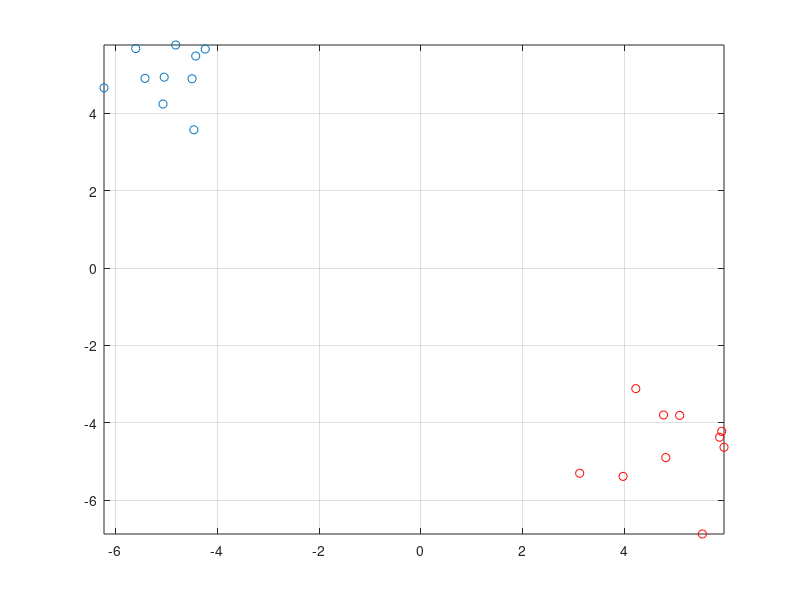

The MATLAB source for this figure: (Note: this script raises an error after producing the figure.)
%% Logistic regression as a binary classifier
% Caution - labels are either 0 or 1

clear all; close all; clc; rng('default')

figure % figure 1

% generate data
n=20; % number of training set
m=floor(n/2); % number of negative set 
x=zeros(n,2); 
x(1:m,:)=randn(m,2)+repmat([-5 5],n-m,1); % features of negative set 
x(m+1:n,:)=randn(n-m,2)+repmat([5 -5],n-m,1); % features of positive set
y=zeros(n,1); % labels of negative set   
y(m+1:n,1)=ones(n-m,1); % labels of positive set 
A=[ones(n,1) x]; % design matrix
plot(x(1:m,1),x(1:m,2),'o',x(m+1:n,1),x(m+1:n,2),'or'); hold on; grid on
x_min=min(x);
x_max=max(x);
axis([x_min(1) x_max(1) x_min(2) x_max(2)])

% optimization
N_Features=size(A,2); % number of features including 1
initial_th=zeros(N_Features,1); % initial theta
options=optimset('GradObj','on','MaxIter',1000);
final_th=fmincg(@(th)cost(th,A,y),initial_th,options);

% decison boundary
c=final_th 
x1p=[x_min(1) x_max(1)];
x2p=(-c(1)-c(2)*x1p)./c(3);
plot(x1p,x2p,'-b'); hold on
pause(1)

%% Optimal margin classifier - Quadratic program formulation
% Caution - labels are either -1 or 1

% min \f{1}{2}x'*H*x+f'*x
H=diag([0 1 1]); 
f=[0; 0; 0];
% subject to A*x \le b
A=[ones(n,1) x]; % design matrix
y_plus_minus=y;
y_plus_minus(y==0)=-1; % Caution - labels are either -1 or 1
B=repmat(y_plus_minus,[1 3]);
A_ineq=-1*repmat(y_plus_minus,[1 3]).*A;
b_ineq=-1*ones(n,1);
% quadratic programing
final_th2=quadprog(H,f,A_ineq,b_ineq);

% decison boundary
c2=final_th2 
x1p=[x_min(1) x_max(1)];
x2p=(-c2(1)-c2(2)*x1p)./c2(3);
plot(x1p,x2p,'-r'); hold on
pause(1)

% report distance of positive and negative inputs from decison boundary
d=(y_plus_minus.*(A*final_th2))/sqrt(final_th2(2)^2+final_th2(3)^2);
d1=min(abs(d(1:m))) % distance of negative inputs from decison boundary 
d2=min(abs(d(m+1:end))) % distance of positive inputs from decison boundary

%% Optimal margin classifier - dual formulation
% Caution - labels are either -1 or 1

% min \f{1}{2}x'*H*x+f'*x
A=[ones(n,1) x]; % design matrix
A_temp=A(:,2:end);
Part_1=A_temp*A_temp';
y_plus_minus=y;
y_plus_minus(y==0)=-1; % Caution - labels are either -1 or 1
Part_2=y_plus_minus*y_plus_minus';
H=Part_1.*Part_2; %+10^(-10)*eye(n); % regularization +e-10*eye(n) 
f=-ones(1,n);
% subject to A*x \le b
A_ineq=(-1)*eye(n);
b_ineq=zeros(n,1);
% subject to A_eq*x = b_eq
A_eq=y_plus_minus';
b_eq=0;
% options
options=optimset('MaxIter',2000);
% quadratic programing - dual
[al,~,exitflag]=quadprog(H,f,A_ineq,b_ineq,A_eq,b_eq,[],[],[],options);
% back to original
final_th3=sum(repmat(al,[1 2]).*repmat(y_plus_minus,[1 2]).*x)';
Part_1=max(x(1:m,:)*final_th3);
Part_2=min(x(m+1:end,:)*final_th3);
b_star=-(Part_1+Part_2)/2; 
final_th3=[b_star;final_th3];

% decison boundary
c3=final_th3 
x1p=[x_min(1) x_max(1)];
x2p=(-c3(1)-c3(2)*x1p)./c3(3);
plot(x1p,x2p,'-g'); hold on
pause(1)

% support vector
support_vector_indicator=(al>10^(-6));
support_vector=A_temp(support_vector_indicator,:)
support_al=al(support_vector_indicator,:);
support_y_plus_minus=y_plus_minus(support_vector_indicator,:);
plot(support_vector(:,1),support_vector(:,2),'*g'); hold on
pause(1)

% report distance of positive and negative inputs from decison boundary
d_dual=(y_plus_minus.*(A*final_th3))/sqrt(final_th3(2)^2+final_th3(3)^2);
d3=min(abs(d_dual(1:m))) % distance of negative inputs from decison boundary 
d4=min(abs(d_dual(m+1:end))) % distance of positive inputs from decison boundary

%% decison boundary via support vector

xmin=min(x);
xmax=max(x);
x1p=xmin(1):0.1:xmax(1);
x2p=xmin(2):0.1:xmax(2);
[X1P X2P]=meshgrid_Lee(x1p,x2p);
X=[X1P(:) X2P(:)];
sign_decison_boundary=sum((repmat(support_al.*support_y_plus_minus,[1 2]).*support_vector)*X')+final_th3(1);
sign_decison_boundary=sign_decison_boundary';
classification=sign(sign_decison_boundary);

%% class 1

plot(X1P(classification==1),X2P(classification==1),'.r','MarkerSize',6);
pause(1)

%% class -1

plot(X1P(classification==-1),X2P(classification==-1),'.','MarkerSize',6);
pause(1)

%% Optimal margin classifier - kernel formulation
% Caution - labels are either -1 or 1

figure % figure 2

plot(x(1:m,1),x(1:m,2),'o',x(m+1:n,1),x(m+1:n,2),'or'); hold on; grid on
x_min=min(x);
x_max=max(x);
axis([x_min(1) x_max(1) x_min(2) x_max(2)])
pause(1)

% min \f{1}{2}x'*H*x+f'*x
A=[ones(n,1) x]; % design matrix
A_temp=A(:,2:end);
% Kernel choice -----------------------------------------------------------
% Kernel = @(x_i,x_k) x_i*x_k'; % Usual kernel  
c=0; d=6; Kernel = @(x_i,x_k) (c+x_i*x_k')^d; % Polynomial kernel
% sigma=3; Kernel = @(x_i,x_k) exp(-sum((x_i-x_k).^2)/(2*sigma^2)); % Gaussian kernel  
% a=1; b=1; Kernel = @(x_i,x_k) tanh(a*x_i*x_k'+b); % Sigmoid kernel
% Kernel choice -----------------------------------------------------------
%Part_1=A_temp*A_temp'; % If usual kernel used, use this instead of below 6 lines
Part_1=zeros(n,n);
for i=1:n
    for j=1:n
        Part_1(i,j)=Kernel(A_temp(i,:),A_temp(j,:));
    end
end
y_plus_minus=y;
y_plus_minus(y==0)=-1; % Caution - labels are either -1 or 1
Part_2=y_plus_minus*y_plus_minus';
H=Part_1.*Part_2; %+10^(-10)*eye(n); % regularization +e-10*eye(n) 
f=-ones(1,n);
% subject to A*x \le b
A_ineq=(-1)*eye(n);
b_ineq=zeros(n,1);
% subject to A_eq*x = b_eq
A_eq=y_plus_minus';
b_eq=0;
% options
options=optimset('MaxIter',2000);
% quadratic programing - dual
[al,~,exitflag]=quadprog(H,f,A_ineq,b_ineq,A_eq,b_eq,[],[],[],options);
% back to original
support_vector_indicator=(al>10^(-6));
support_vector=A_temp(support_vector_indicator,:)
support_al=al(support_vector_indicator,:);
support_y_plus_minus=y_plus_minus(support_vector_indicator,:);
plot(support_vector(:,1),support_vector(:,2),'*g'); hold on
pause(1)
b_star=0;
for i=1:length(support_al)
    temp=0;
    for j=1:length(support_al)
        temp=temp+support_al(j)*support_y_plus_minus(j)*Kernel(support_vector(j,:),support_vector(i,:));
    end
    b_star=b_star+(1/support_y_plus_minus(i))-temp;
end
b_star=b_star/length(support_al);

%% decison boundary via support vector

xmin=min(x);
xmax=max(x);
x1p=xmin(1):0.1:xmax(1);
x2p=xmin(2):0.1:xmax(2);
[X1P X2P]=meshgrid_Lee(x1p,x2p);
X=[X1P(:) X2P(:)];
sign_decison_boundary=zeros(length(X),1);
for i=1:length(sign_decison_boundary)
    x_temp=X(i,:);
    temp=0;
    for j=1:length(support_al)
        temp=temp+support_al(j)*support_y_plus_minus(j)*Kernel(support_vector(j,:),x_temp);
    end
    sign_decison_boundary(i)=temp+b_star;
end
classification=sign(sign_decison_boundary);

%% class 1

plot(X1P(classification==1),X2P(classification==1),'.r','MarkerSize',6);
pause(1)

%% class -1

plot(X1P(classification==-1),X2P(classification==-1),'.','MarkerSize',6);
pause(1)

